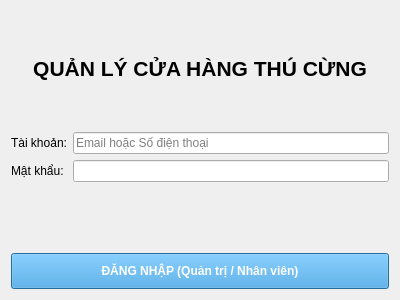
<?xml version="1.0" encoding="UTF-8"?>
<ui version="4.0">
 <class>LoginWindow</class>
 <widget class="QWidget" name="LoginWindow">
  <property name="geometry"><rect><x>0</x><y>0</y><width>400</width><height>300</height></rect></property>
  <property name="windowTitle"><string>Đăng nhập hệ thống</string></property>
  <layout class="QVBoxLayout">
   <item><widget class="QLabel" name="labelTitle"><property name="text"><string>QUẢN LÝ CỬA HÀNG THÚ CỪNG</string></property><property name="alignment"><set>Qt::AlignCenter</set></property><property name="font"><font><pointsize>16</pointsize><bold>true</bold></font></property></widget></item>
   <item>
    <layout class="QFormLayout">
     <item row="0" column="0"><widget class="QLabel"><property name="text"><string>Tài khoản:</string></property></widget></item>
     <item row="0" column="1"><widget class="QLineEdit" name="txtUsername"><property name="placeholderText"><string>Email hoặc Số điện thoại</string></property></widget></item>
     <item row="1" column="0"><widget class="QLabel"><property name="text"><string>Mật khẩu:</string></property></widget></item>
     <item row="1" column="1"><widget class="QLineEdit" name="txtPassword"><property name="echoMode"><enum>QLineEdit::Password</enum></property></widget></item>
    </layout>
   </item>
   <item><widget class="QPushButton" name="btnLogin"><property name="text"><string>ĐĂNG NHẬP (Quản trị / Nhân viên)</string></property><property name="styleSheet"><string>background-color: #3498db; color: white; padding: 10px; font-weight: bold;</string></property></widget></item>
  </layout>
 </widget>
 <resources/>
 <connections/>
</ui>
